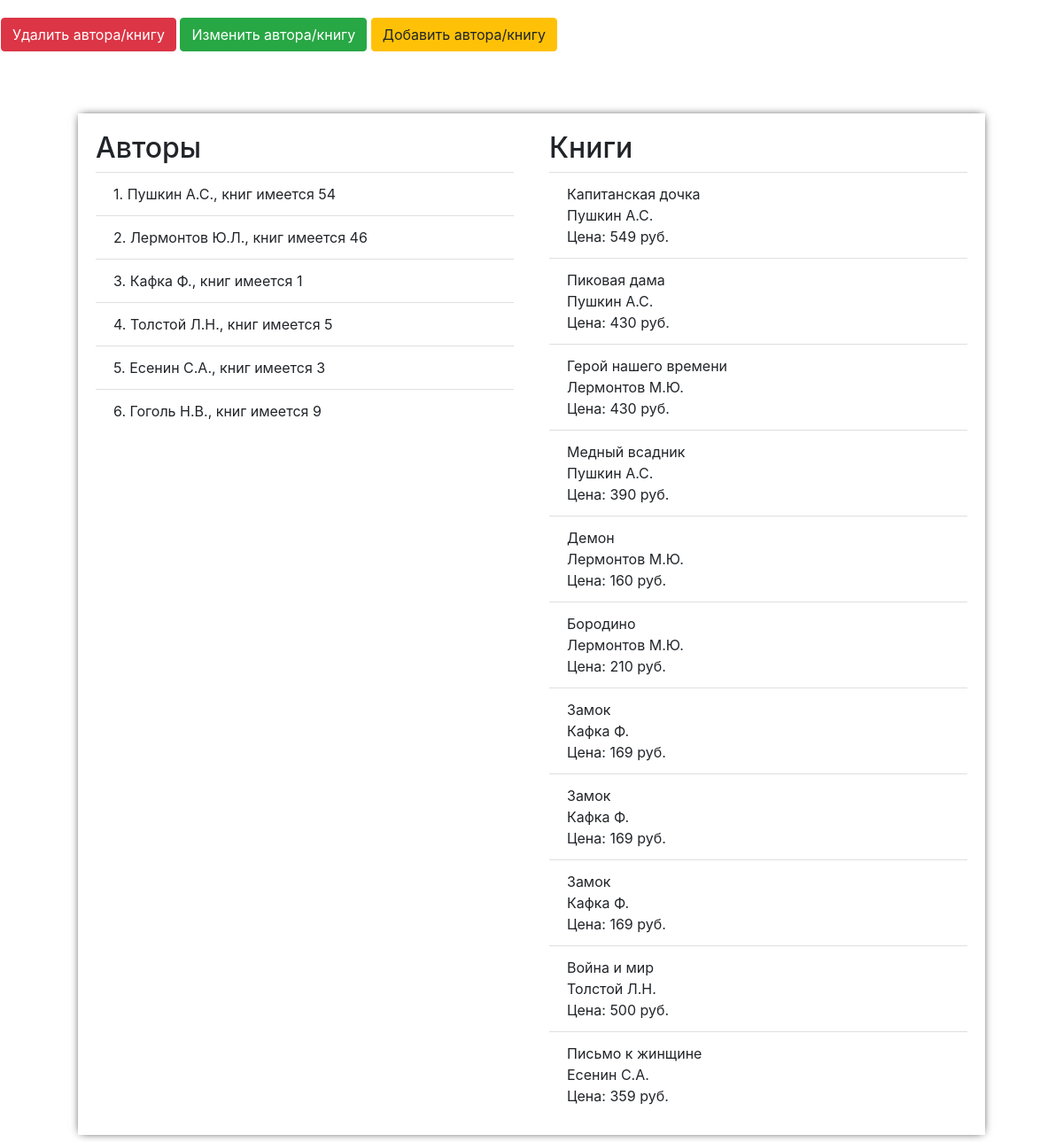
The page / on the database its author committed.
### tables this page shows
CREATE TABLE `authors` (
  `id` int(11) NOT NULL,
  `FIO` varchar(255) NOT NULL,
  `count` int(11) NOT NULL
);

CREATE TABLE `books` (
  `id` int(11) NOT NULL,
  `title` varchar(255) NOT NULL,
  `price` int(11) NOT NULL,
  `author` varchar(255) NOT NULL
);

### library.php (called while the page is built, shortened)
<?php
class Author{
	public function showAllAuthors(){
		$db = new dataBase();
		$pdo = $db->db_connect();
		$query = $pdo->query("SELECT * FROM authors ORDER BY id");
		return $query;
	}
}
class Book{
	public function showAllBooks(){
		$db = new dataBase();
		$pdo = $db->db_connect();
		$query = $pdo->query("SELECT * FROM books ORDER BY id");
		return $query;
	}
}

### index.php (the view, shortened to what this page needs)
<?php require 'library.php';?>
<!doctype html>
<html lang="en">
  <head>
    <link rel="stylesheet" href="https://stackpath.bootstrapcdn.com/bootstrap/4.3.1/css/bootstrap.min.css">
    <link rel="stylesheet" href="style.css">
  </head>
  <body>
  <div class="panel">
    <a class='btn btn-danger' href="/delete.php">Удалить автора/книгу</a>
    <a class='btn btn-success' href="/update.php">Изменить автора/книгу</a>
    <a class='btn btn-warning' href="/add.php">Добавить автора/книгу</a>
  </div>
	<div class="wrap">
		<div class="list-authors" style="padding: 20px;">
      <h2>Авторы</h2>
      <ul class="ul-authors list-group list-group-flush">
			 <?php
          $author = new Author();
          $answerA = $author->showAllAuthors();
          while ($row = $answerA->fetch())
          {?>
          <li class="list-group-item"><?php echo $row['id'].". ".$row['FIO'].", книг имеется ".$row['count']?></li>
          <?php }
       ?>
     </ul>
		</div>
		<div class="list-books" style="padding: 20px;">
      <h2>Книги</h2>
			      <ul class="ul-authors list-group list-group-flush">
             <?php
                $book = new Book();
                $answerB = $book->showAllBooks();
                while ($row = $answerB->fetch())
                {?>
                <li class="list-group-item"><?php echo $row['title']."<br>".$row['author']."<br>Цена: ".$row['price']." руб."?></li>
                <?php }
             ?>
           </ul>
		</div>
	</div>
  </body>
</html>

### style.css (style rules this page uses)
.wrap { margin: auto; margin-top: 50px; margin-bottom: 50px; max-width: 1024px; width: 100%; min-height: 400px; height: auto; box-shadow: 0 0 10px -3px #000; display: grid; grid-template-columns: 1fr 1fr; }
.list-authors { padding: 20px; }
.panel { padding: 20px 1px; }

### rows shown on the page
authors: id "1", FIO "Пушкин А.С.", count "54"
authors: id "2", FIO "Лермонтов Ю.Л.", count "46"
authors: id "3", FIO "Кафка Ф.", count "1"
authors: id "4", FIO "Толстой Л.Н.", count "5"
authors: id "5", FIO "Есенин С.А.", count "3"
authors: id "6", FIO "Гоголь Н.В.", count "9"
books: title "Капитанская дочка", author "Пушкин А.С.", price "549"
books: title "Пиковая дама", author "Пушкин А.С.", price "430"
books: title "Герой нашего времени", author "Лермонтов М.Ю.", price "430"
books: title "Медный всадник", author "Пушкин А.С.", price "390"
books: title "Демон", author "Лермонтов М.Ю.", price "160"
books: title "Бородино", author "Лермонтов М.Ю.", price "210"
books: title "Замок", author "Кафка Ф.", price "169"
books: title "Замок", author "Кафка Ф.", price "169"
books: title "Замок", author "Кафка Ф.", price "169"
books: title "Война и мир", author "Толстой Л.Н.", price "500"
books: title "Письмо к жинщине", author "Есенин С.А.", price "359"
